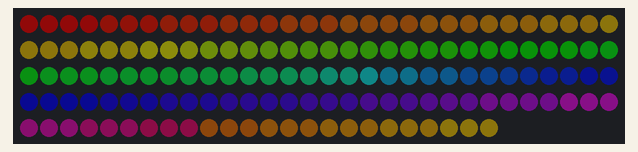
Bench run of a sketch on a simulated Arduino Uno, built with avr-gcc and run on an emulated ATmega328P. Shown: 144 RGB LEDs in strip order, left to right, continuing on the next row. Dim RGB values are drawn brighter than linear.

Above: at 0.18 s.
At 5.32 s:
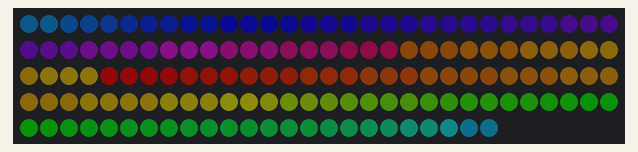
At 10.47 s:
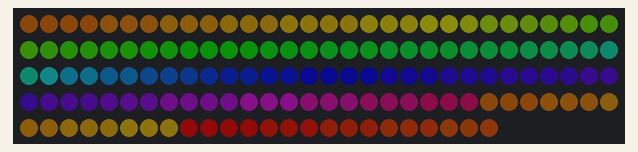
At 19.79 s:
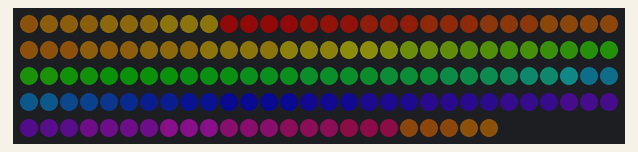
At 29.12 s:
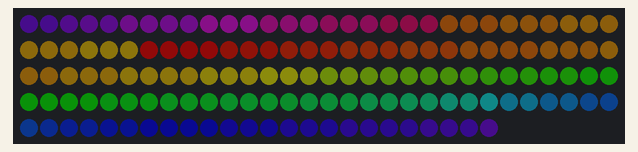
At 39.4 s:
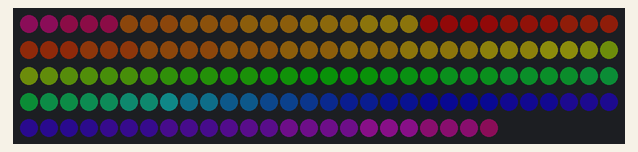

The sketch:

sketch_may19a.ino
```cpp
#include "FastLED.h"
#define FASTLED_ALLOW_INTERRUPTS 0
#define INTERRUPT_THRESHOLD 1
#include "FastLED.h"
FASTLED_USING_NAMESPACE
#define FASTLED_SHOW_CORE 0

#define NUM_LEDS 144
CRGB leds[NUM_LEDS];
int off=0;
void setup() {

  FastLED.addLeds<NEOPIXEL, 2>(leds, NUM_LEDS);
  // put your setup code here, to run once:

}

void loop() {
  // put your main code here, to run repeatedly:
  for (int i=0;i<NUM_LEDS;i++)
{
  leds[i]=CHSV( (int)(  (i+off)%NUM_LEDS*255/NUM_LEDS),192,64)  ;

}
off=off+1;
FastLED.show();
FastLED.show();
FastLED.delay(1);

}
```
